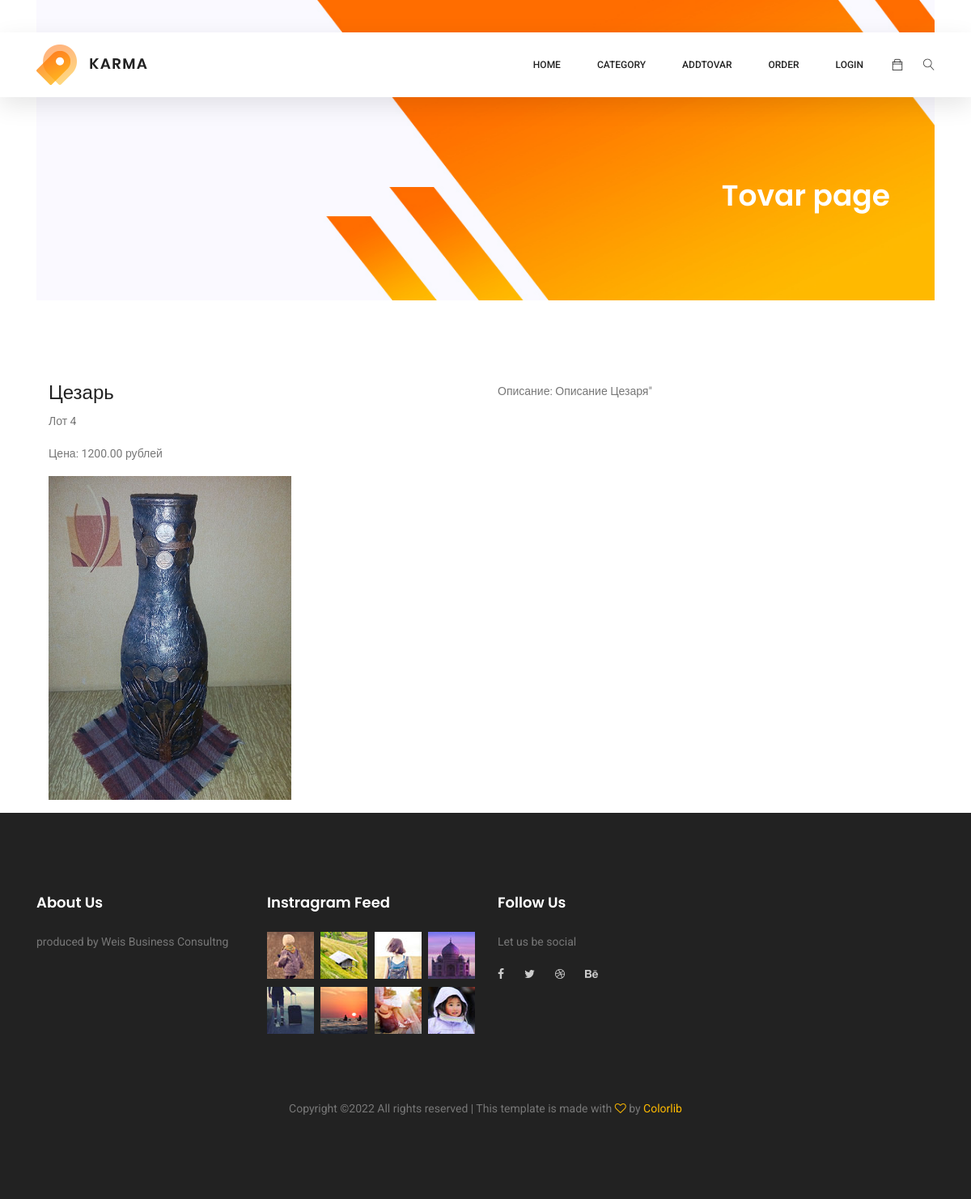
Page /post/4/ on the earlier database version.
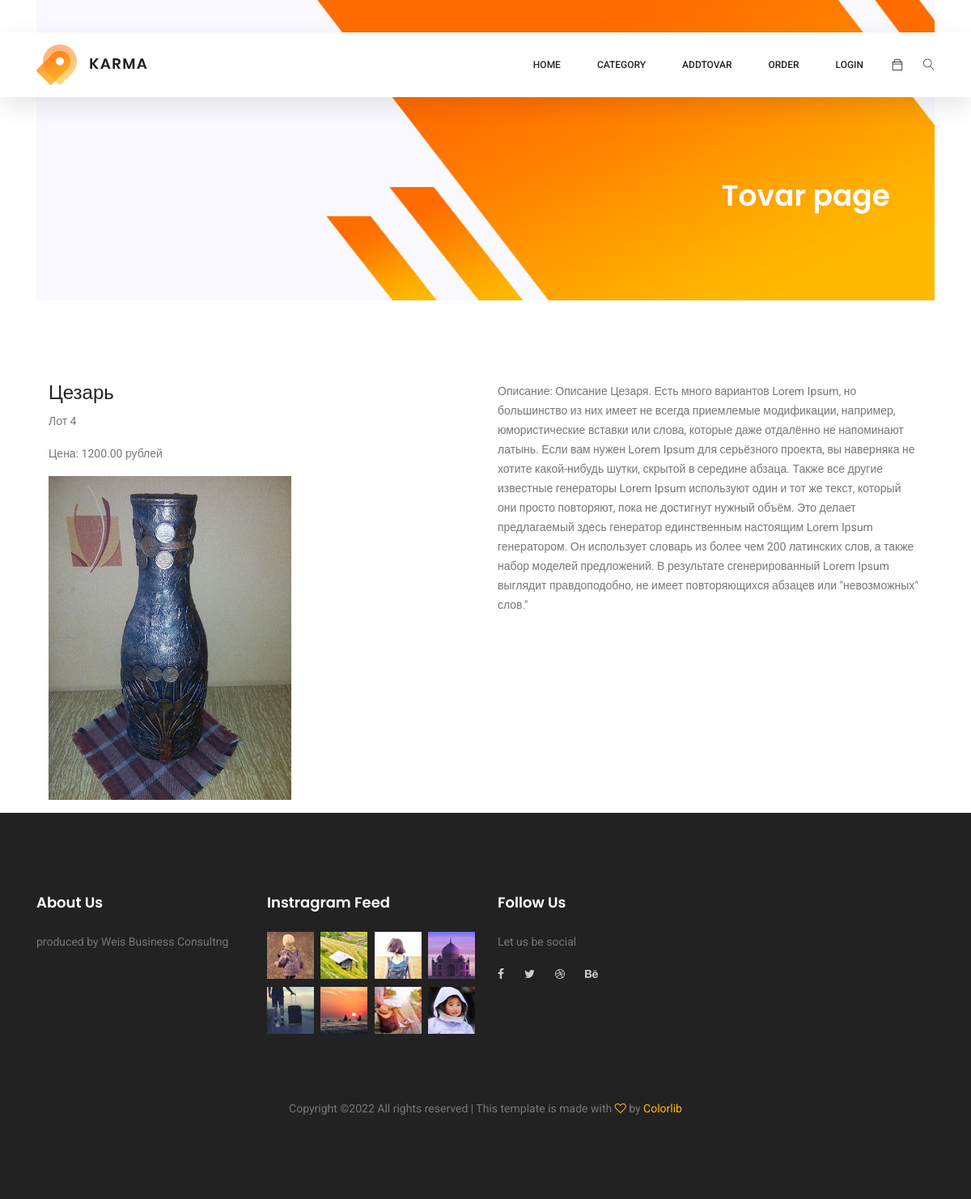
Same page on the later database version.
### women/models.py (models this page shows, shortened)
class Women (models.Model):
    title = models.CharField(max_length=255)
    content = models.TextField(blank=True)
    photo = models.ImageField(upload_to="photos/%Y/%m/%d/")
    price = models.DecimalField(max_digits=15, decimal_places=2)
    time_create = models.DateTimeField(auto_now_add=True)
    time_update = models.DateTimeField(auto_now=True)
    is_published = models.BooleanField(default=True)
    cat = models.ForeignKey("Category", on_delete=models.PROTECT, null=True)

### women/views.py (the view)
# urls.py: path('post/<int:post_id>/', post, name="post"), # - направляем на post
def post(request, post_id):
    post = get_object_or_404(Women, pk=post_id) # в переменную post выбранную запись таблицы Women
    return render(request, 'women/post.html', {'post': post})

### women/templates/women/post.html (shortened to what this page needs)
{% extends 'women/base.html' %}
{% block content %}
<body id="category">
<div class="container">
    <section class="banner-area organic-breadcrumb">
        <div class="container">
            <div class="breadcrumb-banner d-flex flex-wrap align-items-center justify-content-end">
                <div class="col-first">
                    <h1>Tovar page</h1>
                </div>
            </div>
        </div>
    </section>
    <div class="container">
        <div class="row">
             <div class="col">
                <h3>{{ post.title }}</h3>
                <p>Лот {{ post.id }}</p>
                <p>Цена: {{ post.price }} рублей</p>
                <p><img src = "{{ post.photo.url }}" width=300px /></p>
            </div>
            <div class="col">
                <p>Описание: {{ post.content }}"</p>
            </div>
        </div>
    </div>
</div>
</body>
{% endblock %}

Differences in the rows shown:
changed Women "Цезарь": content "Описание Цезаря" → "Описание Цезаря. Есть много вариантов Lorem Ipsum, но большинство из них имеет не всегда приемлемые модификации, например, юмористические вставки или слова, которые даже отдалённо не напоминают латынь. Если вам нужен Lorem Ipsum для серьёзного проекта, вы наверняка не хотите какой-нибудь шутки, скрытой в середине абзаца. Также все другие известные генераторы Lorem Ipsum используют один и тот же текст, который они просто повторяют, пока не достигнут нужный объём. Это делает предлагаемый здесь генератор единственным настоящим Lorem Ipsum генератором. Он использует словарь из более чем 200 латинских слов, а также набор моделей предложений. В результате сгенерированный Lorem Ipsum выглядит…"
